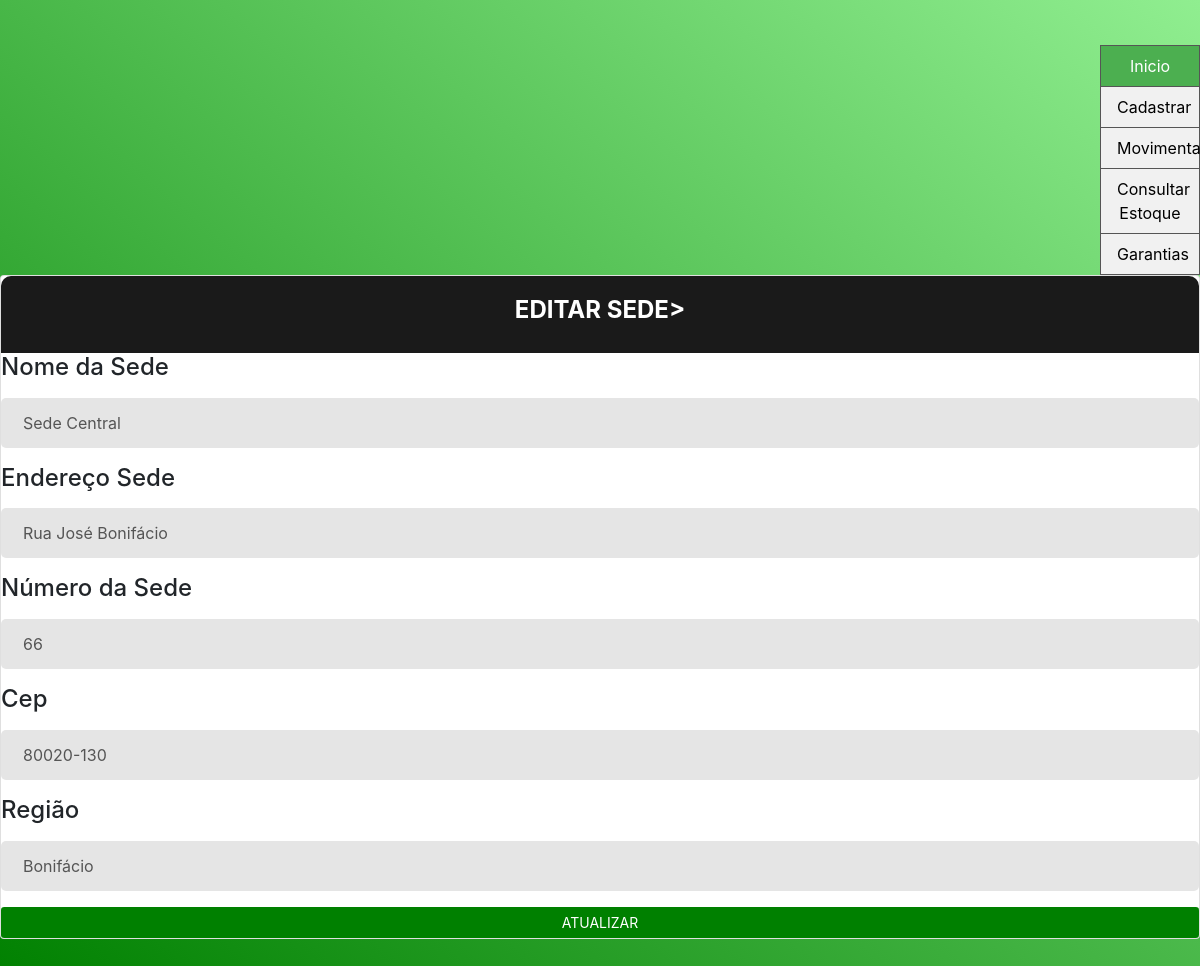
/SEDES/VERIFICAR/editar_sede.php?id=1, run on the app's committed database.
### tables this page shows
CREATE TABLE `sedes` (
  `id` int(11) NOT NULL,
  `nomesede` varchar(255) DEFAULT NULL,
  `endereco` varchar(255) DEFAULT NULL,
  `nr` int(11) DEFAULT NULL,
  `cep` varchar(255) DEFAULT NULL,
  `local` varchar(255) NOT NULL
);

### SEDES/VERIFICAR/editar_sede.php (the view, shortened to what this page needs)
<?php
include_once("../../conexao.php");
$id = $_GET['id'];
?>
<head>
        <form action="atualizar_sede.php" method="POST">
                 <?php
            $sql = "SELECT * FROM sedes WHERE id = $id";
            $retorno = mysqli_query($conn, $sql);
            while ($array1 = mysqli_fetch_array($retorno, MYSQLI_ASSOC)) {
                $nomesede = $array1['nomesede'];
                $endereco = $array1['endereco'];
                $nr = $array1['nr'];
                $cep = $array1['cep'];
                $local = $array1['local'];
            ?>
<h2 class="title">Editar Sede></h2>
    </div>
    <div class="divtable ">
                <div class="form-group">
                    <label for="nomeProduto">
                        <h4>Nome da Sede</h4>
                    </label>
                    <input class="input--style-5" type="text" class="form-control" id="descalmox" name="nomesede" placeholder="Digite o nome do produto" autocomplete="off" value="<?= $nomesede ?>">
                </div>
       <div class="form-group">
                    <label for="quantidadeProduto">
                        <h4>Endereço Sede</h4>
                    </label>
                    <input class="input--style-5" type="text" class="form-control" id="dataini" name="endereco" placeholder="Digite o nome do produto" autocomplete="off" value="<?= $endereco ?>">
                </div>
              <div class="form-group">
                    <label for="quantidadeProduto">
                        <h4>Número da Sede</h4>
                    </label>
                    <input class="input--style-5" type="int" class="form-control" id="dataex" name="nr" placeholder="Digite o nome do produto" autocomplete="off" value="<?= $nr  ?>">
                </div>
                  <div class="form-group">
                    <label for="quantidadeProduto">
                        <h4>Cep</h4>
                    </label>
                    <input class="input--style-5" type="text" class="form-control" id="dataex" name="cep" placeholder="Digite o nome do produto" autocomplete="off" value="<?= $cep  ?>">
                </div>
                  <div class="form-group">
                    <label for="quantidadeProduto">
                        <h4>Região</h4>
                    </label>
                    <input class="input--style-5" type="text" class="form-control" id="dataex" name="local" placeholder="Digite o nome do produto" autocomplete="off" value="<?= $local  ?>">
                </div>
                <button type="submit" class="btn-enviar btn btn-primary btn-sm btn-block">
                    <h7>Atualizar</h7>
                </button>
            <?php } ?>
    </div>

### css/main.css (style rules this page uses)
.ul2 { list-style-type: none; margin: 0; padding: 0; width: 100px; background-color: #f1f1f1; border: 1px solid #555; float: right; }
li a { display: block; color: #000; padding: 8px 16px; text-decoration: none; }
li { text-align: center; border-bottom: 1px solid #555; }
li:last-child { border-bottom: none; }
li a.active { background-color: #4CAF50; color: white; }
html { -webkit-box-sizing: border-box; -moz-box-sizing: border-box; box-sizing: border-box; }
* { padding: 0; margin: 0; }
*, *:before, *:after { -webkit-box-sizing: inherit; -moz-box-sizing: inherit; box-sizing: inherit; }
body, h1, h2, h3, h4, h5, h6, blockquote, p, pre, dl, dd, ol, ul, figure, hr, fieldset, legend { margin: 0; padding: 0; }
button { outline: none; background: none; border: none; }
.page-wrapper { min-height: 100vh; }
h1, h2, h3, h4, h5, h6 { font-weight: 400; }
h2 { font-size: 30px; }
h4 { font-size: 18px; }
.bg-gra-03 { background: -webkit-gradient(linear, left bottom, right top, from(Green), to(LightGreen)); background: -webkit-linear-gradient(bottom left, Green 0%, LightGreen 100%); background: -moz-linear-gradient(bottom left, Green 0%, LightGreen 100%); background: -o-linear-gradient(bottom left, Green 0%, LightGreen 100%); background: linear-gradient(to top right, Green 0%, LightGreen 100%); }
.p-t-45 { padding-top: 45px; }
.p-b-50 { padding-bottom: 50px; }
.wrapper { margin: 0 auto; }
.wrapper--w790 { height:auto; overflow:hidden; margin:0 auto; width: 100%; max-width: 1300px; }
.btn { display: inline-block; line-height: 50px; padding: 0 50px; -webkit-transition: all 0.4s ease; -o-transition: all 0.4s ease; -moz-transition: all 0.4s ease; transition: all 0.4s ease; cursor: pointer; font-size: 15px; text-transform: uppercase; font-weight: 700; color: #fff; font-family: inherit; }
input { outline: none; margin: 0; border: none; -webkit-box-shadow: none; -moz-box-shadow: none; box-shadow: none; width: 100%; font-size: 14px; font-family: inherit; }
.input--style-5 { background: #e5e5e5; line-height: 50px; -webkit-border-radius: 5px; -moz-border-radius: 5px; border-radius: 5px; padding: 0 22px; font-size: 16px; color: #555; }
.title { font-size: 24px; text-transform: uppercase; font-weight: 700; text-align: center; color: #fff; }
.card { -webkit-border-radius: 3px; -moz-border-radius: 3px; border-radius: 3px; background: #fff; }
.card-5 { background: #fff; -webkit-border-radius: 10px; -moz-border-radius: 10px; border-radius: 10px; -webkit-box-shadow: 0px 8px 20px 0px rgba(0, 0, 0, 0.15); -moz-box-shadow: 0px 8px 20px 0px rgba(0, 0, 0, 0.15); box-shadow: 0px 8px 20px 0px rgba(0, 0, 0, 0.15); }
.card-5 .card-heading { padding: 20px 0; background: #1a1a1a; -webkit-border-top-left-radius: 10px; -moz-border-radius-topleft: 10px; border-top-left-radius: 10px; -webkit-border-top-right-radius: 10px; -moz-border-radius-topright: 10px; border-top-right-radius: 10px; }

### data on the page
sedes: nomesede "Sede Central", endereco "Rua José Bonifácio", nr "66", cep "80020-130", local "Bonifácio"
